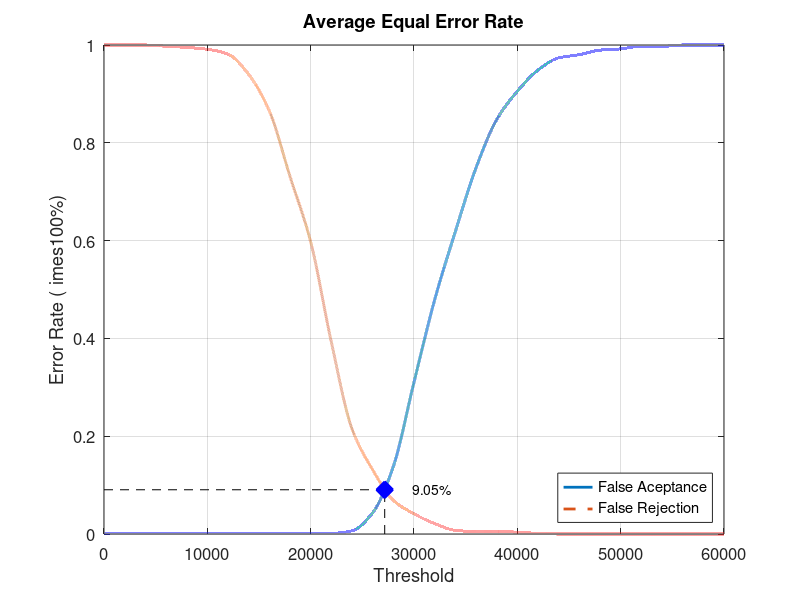
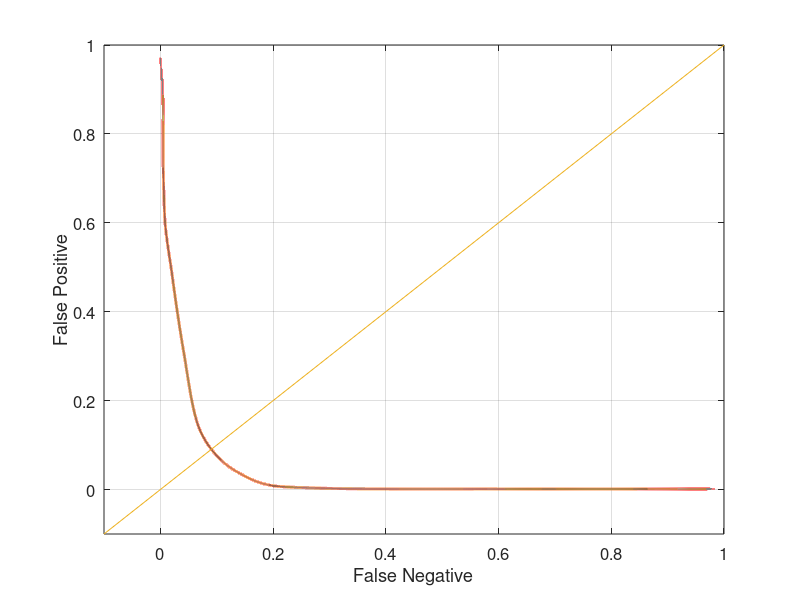

Write MATLAB code to recreate these figures, in order.
close all;
clear;
clc;
x = 0:2000:60000;
xq = 0:0.5:60000;

y0 = [0 0.00131579 0.00131579 0.00131579 0.00131579 0.00131579 0.00131579 0.00131579 0.00131579 0.00131579 0.00131579 0.00131579 0.00657895 0.0434211 0.138158 0.310526 0.478947 0.618421 0.748684 0.847368 0.905263 0.948684 0.973684 0.980263 0.989474 0.992105 0.997368 0.997368 1 1 1]
yy0 = interp1(x, y0, xq, 'pchip');
y1 = [1 1 1 0.9975 0.995 0.99125 0.98125 0.94 0.865 0.73125 0.5975 0.3925 0.215 0.13125 0.06875 0.04125 0.02125 0.0075 0.005 0.005 0.00375 0.00125 0 0 0 0 0 0 0 0 0]
yy1 = interp1(x, y1, xq, 'pchip');

% Calculating EER: 
y2 = abs(y0 - y1);
find(y2 == min(y2))
yy2 = abs(yy0 - yy1);
xEER = find(yy2 == min(yy2));
xEERIndex = xq(xEER) % X-axis EER
yEER = yy0(xEER) % Y-axis EER

main = figure
plot(xq, yy0,'-','LineWidth', 2);	hold on
plot(xq, yy1,'--','LineWidth', 2);	hold on
plot([xEERIndex xEERIndex], [0 yEER], 'k--');	hold on
plot([0 xEERIndex], [yEER yEER], 'k--');	hold on
plot(xEERIndex, yEER, 'bx', 'LineWidth', 10);	hold on
text(xEERIndex + 10 * xEERIndex / 100, yEER, [num2str(round((10000 * yEER)) / 100) '%'])
legend('False Aceptance', 'False Rejection', 'Location', 'SouthEast')
xlabel('Threshold')
ylabel('Error Rate (	imes100%)')
title('Average Equal Error Rate')
set(gca, 'FontSize', 12)
axis([0 60000 0 1])
grid on

print(main, 'Experiment5AverageMain', '-dpng');
FNRxFPR = figure('Color', [1 1 1]);
plot(yy1, yy0, '-', yy1, yy0, 'LineWidth', 2);
hold on
y = -0.1:0.1:1
plot(y, y); 
set(gca, 'FontSize', 12)
xlabel('False Negative')
ylabel('False Positive')
axis([-0.1 1 -0.1 1])
set(gca, 'FontSize', 12)
grid on

print(FNRxFPR, 'Experiment5AverageFNRxFPR','-dpng');
